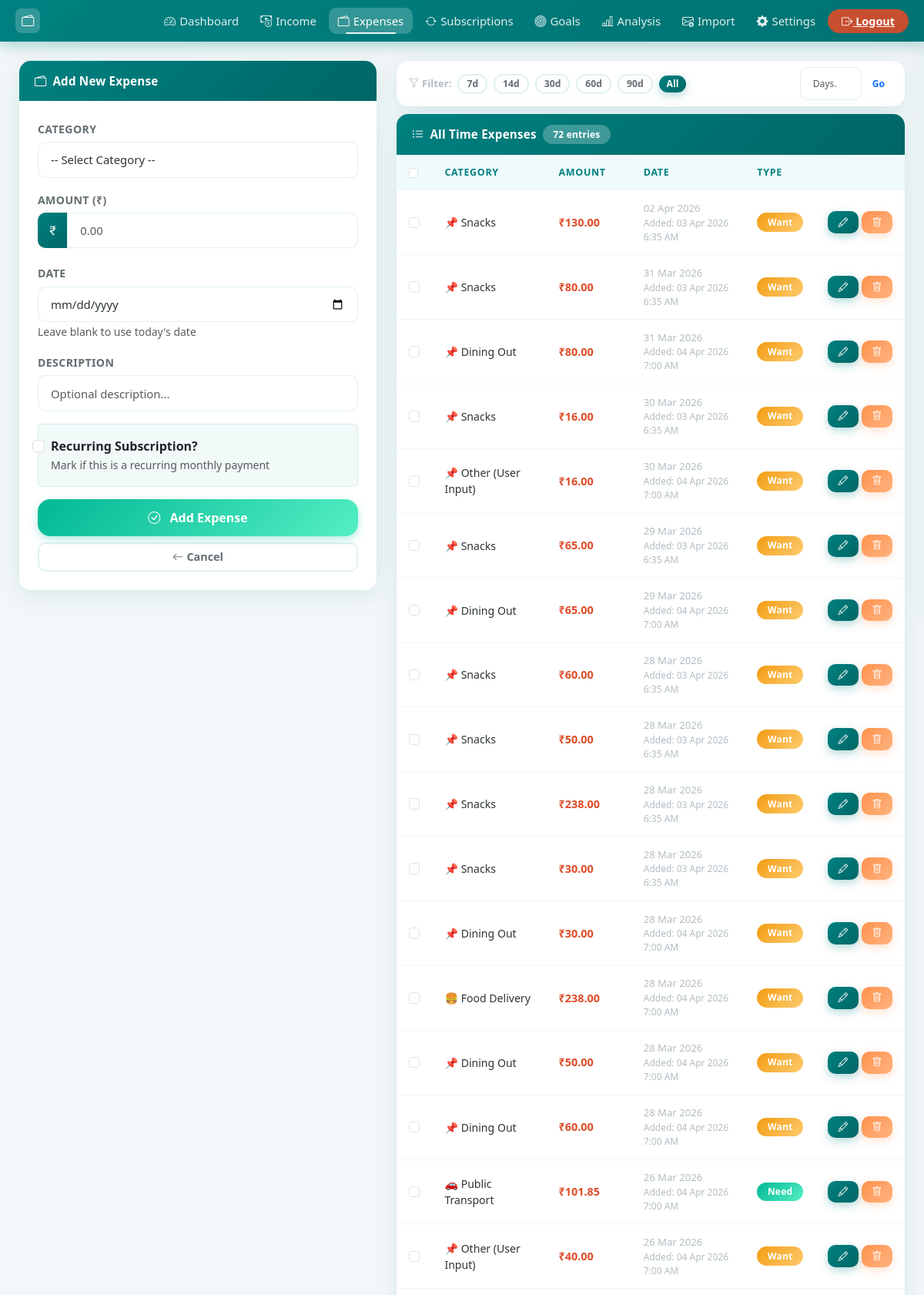
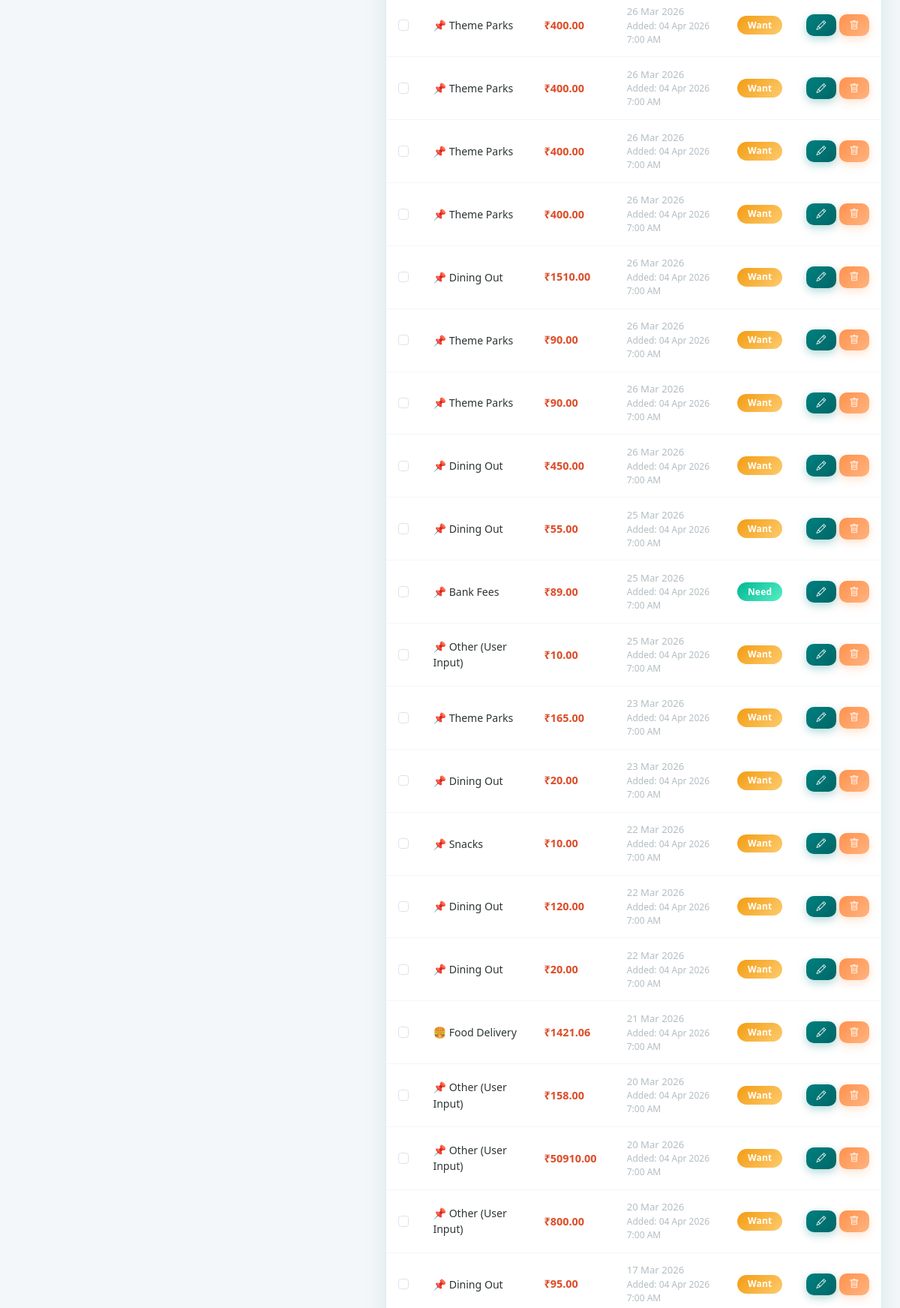
The page /add_expense (signed in, upper part) on the database its author committed (2 pictures, top to bottom).
### models.py (models this page shows)
class Expense(db.Model):
    id = db.Column(db.Integer, primary_key=True)
    user_id = db.Column(db.Integer, db.ForeignKey("user.id"), nullable=False)
    category = db.Column(db.String(100), nullable=False)
    amount = db.Column(db.Float, nullable=False)
    date = db.Column(db.DateTime, default=_now)
    created_at = db.Column(db.DateTime, default=_now)
    description = db.Column(db.String(200))
    is_essential = db.Column(db.Boolean, default=False)
    is_subscription = db.Column(db.Boolean, default=False)
    sub_start_date = db.Column(db.DateTime, nullable=True)
    sub_end_date = db.Column(db.DateTime, nullable=True)
    sub_expired_notified = db.Column(db.Boolean, default=False)

### app.py (the view, shortened to what this page needs)
@app.route("/add_expense", methods=["GET", "POST"])
@login_required
def add_expense():
    form = ExpenseForm()
    form.main_category.choices = [("", "-- Select Category --")] + [
        (cat, cat) for cat in expense_categories.keys()
    ]
    if request.method == "POST":
        if form.validate_on_submit():
            if (
                form.sub_category.data == "Other (User Input)"
                and form.custom_category.data
            ):
                category = form.custom_category.data
            else:
                category = form.sub_category.data
            is_essential = classify_essential(
                form.main_category.data,
                form.sub_category.data,
                form.custom_category.data,
            )
            exp_date = datetime.now(timezone.utc).replace(tzinfo=None)
            if form.date.data:
                exp_date = datetime.combine(form.date.data, datetime.min.time())
            sub_start = None
            sub_end = None
            if form.is_subscription.data:
                if form.sub_start_date.data:
                    sub_start = datetime.combine(
                        form.sub_start_date.data, datetime.min.time()
                    )
                if form.sub_end_date.data:
                    sub_end = datetime.combine(
                        form.sub_end_date.data, datetime.min.time()
                    )
            expense = Expense(
                user_id=current_user.id,
                category=category,
                amount=form.amount.data,
                date=exp_date,
                description=form.description.data,
                is_essential=is_essential,
                is_subscription=form.is_subscription.data,
                sub_start_date=sub_start,
                sub_end_date=sub_end,
            )
            db.session.add(expense)
            db.session.commit()
            flash("Expense added successfully!", "success")
            return redirect(url_for("dashboard"))
        else:
            flash("Please check the form and try again.", "danger")
    else:
        form.sub_category.choices = [("", "-- Select Sub Category First --")]
    try:
        exp_filter_days = int(request.args.get("days", 0))
        if exp_filter_days <= 0:
            exp_filter_days = None
    except (ValueError, TypeError):
        exp_filter_days = None
    expense_query = Expense.query.filter_by(user_id=current_user.id)
    if exp_filter_days:
        since = datetime.now(timezone.utc).replace(tzinfo=None) - timedelta(
            days=exp_filter_days
        )
        expense_query = expense_query.filter(Expense.date >= since)
        exp_filter_label = (
            f"Last {exp_filter_days} day{'s' if exp_filter_days != 1 else ''}"
        )
    else:
        exp_filter_label = "All Time"
    expenses = expense_query.order_by(Expense.date.desc()).all()
    return render_template(
        "add_expense.html",
        form=form,
        edit=False,
        expenses=expenses,
        exp_filter_days=exp_filter_days,
        exp_filter_label=exp_filter_label,
        expense_categories=expense_categories,
    )

### templates/add_expense.html (shortened to what this page needs)
{% extends "base.html" %}
{% block content %}
{% set uncategorized = expenses | selectattr('category', 'equalto', 'Uncategorized') | list %}
<div class="row g-4">
  <div class="col-lg-5">
    <div class="card reveal">
      <div class="card-header">
        <i class="bi bi-{% if edit %}pencil{% else %}wallet2{% endif %}"></i>
        {% if edit %}Edit Expense{% else %}Add New Expense{% endif %}
      </div>
      <div class="card-body p-4">
        <form method="POST" id="expenseForm">
          <div class="mb-3">
            {{ form.main_category.label(class="form-label") }}
            {{ form.main_category(class="form-select", id="mainCategory") }}
          </div>
          <div class="mb-3">
            {{ form.amount.label(class="form-label") }}
            <div class="input-group">
              <span class="input-group-text"><i class="bi bi-currency-rupee"></i></span>
              {{ form.amount(class="form-control", type="number", step="0.01", placeholder="0.00", id="expense_amount")
              }}
            </div>
          </div>
          <div class="mb-3">
            {{ form.date.label(class="form-label") }}
            {{ form.date(class="form-control") }}
            <small class="text-muted">Leave blank to use today's date</small>
          </div>
          <div class="mb-3">
            {{ form.description.label(class="form-label") }}
            {{ form.description(class="form-control", rows="2", placeholder="Optional description...") }}
          </div>
          <div class="mb-3">
            <div class="form-check p-3 rounded"
              style="background:rgba(0, 128, 128,0.05);border:1.5px solid var(--border-color);">
              {{ form.is_subscription(class="form-check-input", id="isSubscription") }}
              {{ form.is_subscription.label(class="form-check-label fw-semibold") }}
              <div><small class="text-muted">Mark if this is a recurring monthly payment</small></div>
            </div>
          </div>
          <div class="d-grid gap-2">
            <button type="submit" class="btn btn-success btn-lg">
              <i class="bi bi-check-circle me-2"></i>
              {% if edit %}Update Expense{% else %}Add Expense{% endif %}
            </button>
            <a href="{{ url_for('add_expense') }}" class="btn btn-outline-secondary">
              <i class="bi bi-arrow-left me-1"></i>Cancel
            </a>
          </div>
        </form>
      </div>
    </div>
  </div>
  <div class="col-lg-7">
    <div class="card mb-2">
      <div class="card-body py-2 px-3">
        <div class="d-flex align-items-center gap-2 flex-wrap">
          <span class="fw-semibold" style="font-size:0.82rem;color:var(--text-muted);white-space:nowrap;">
            <i class="bi bi-funnel me-1"></i>Filter:
          </span>
          {% set _fd = exp_filter_days | default(none) %}
          {% for preset in [7, 14, 30, 60, 90] %}
          <a href="{{ url_for('add_expense', days=preset) }}"
            class="btn btn-sm rounded-pill {% if _fd == preset %}btn-primary{% else %}btn-outline-secondary{% endif %}"
            style="font-size:0.76rem;padding:2px 10px;">
            {{ preset }}d
          </a>
          {% endfor %}
          <a href="{{ url_for('add_expense') }}"
            class="btn btn-sm rounded-pill {% if not _fd %}btn-primary{% else %}btn-outline-secondary{% endif %}"
            style="font-size:0.76rem;padding:2px 10px;">
            All
          </a>
          <form method="get" action="{{ url_for('add_expense') }}" class="d-flex align-items-center gap-1 ms-auto">
            <input type="number" name="days" min="1" max="365" value="{{ exp_filter_days or '' }}" placeholder="Days…"
              class="form-control form-control-sm" style="width:80px;font-size:0.76rem;">
            <button type="submit" class="btn btn-sm btn-outline-primary rounded-pill"
              style="font-size:0.76rem;padding:2px 10px;">Go</button>
          </form>
        </div>
      </div>
    </div>
    <div class="card">
      <div class="card-header d-flex align-items-center gap-2 flex-wrap">
        <i class="bi bi-list-ul"></i> {{ exp_filter_label | default('All Time') }} Expenses
        <span class="badge" style="background:rgba(255,255,255,0.25);">{{ expenses|length }} entries</span>
        {% set uncategorized_count = expenses | selectattr('category', 'equalto', 'Uncategorized') | list | length %}
      </div>
      <div class="card-body p-0">
        {% if expenses %}
        <div class="table-responsive">
          <table class="table table-hover mb-0" id="expenseTable">
            <thead>
              <tr>
                <th style="width:36px;">
                  <input type="checkbox" id="expSelectAll" class="form-check-input" title="Select all">
                </th>
                <th>Category</th>
                <th>Amount</th>
                <th>Date</th>
                <th>Type</th>
                <th></th>
              </tr>
            </thead>
            <tbody>
              {% for exp in expenses %}
              <tr >
                <td>
                  <input type="checkbox" class="form-check-input exp-row-check" value="{{ exp.id }}">
                </td>
                <td style="font-size:0.88rem;">
                  {% if exp.category == 'Uncategorized' %}
                  <span class="badge badge-uncategorized" style="background:rgba(253,203,110,0.25);font-size:0.78rem;">
                    <i class="bi bi-envelope-arrow-down me-1"></i>Uncategorized
                  </span>
                  {% else %}
                  {% if 'rent' in exp.category.lower() or 'mortgage' in exp.category.lower() %}🏠
                  {% elif 'food' in exp.category.lower() or 'groceries' in exp.category.lower() %}🍔
                  {% elif 'transport' in exp.category.lower() %}🚗
                  {% elif 'health' in exp.category.lower() %}🏥
                  {% elif 'entertainment' in exp.category.lower() %}🎮
                  {% else %}📌{% endif %}
                  {{ exp.category }}
                  {% endif %}
                </td>
                <td><strong class="text-danger">₹{{ "%.2f"|format(exp.amount) }}</strong></td>
                <td>
                  <div style="font-size:0.82rem;color:var(--text-muted);">{{ exp.date.strftime('%d %b %Y') }}</div>
                  {% if exp.created_at %}
                  <div style="font-size:0.75rem;color:var(--text-muted);">
                    Added: <span class="local-time"
                      data-utc="{{ exp.created_at.strftime('%Y-%m-%dT%H:%M:%SZ') }}"></span>
                  </div>
                  {% endif %}
                </td>
                <td>
                  {% if exp.category == 'Uncategorized' %}
                  <span class="badge badge-uncategorized" style="background:rgba(253,203,110,0.2);">Pending</span>
                  {% else %}
                  <span class="badge {% if exp.is_essential %}bg-success{% else %}bg-warning{% endif %}">
                    {% if exp.is_essential %}Need{% else %}Want{% endif %}
                  </span>
                  {% endif %}
                </td>
                <td>
                  <div class="d-flex gap-1">
                    <a href="{{ url_for('edit_expense', id=exp.id) }}"
                      class="btn btn-sm {% if exp.category == 'Uncategorized' %}btn-warning{% else %}btn-primary{% endif %}"
                      {% if exp.category=='Uncategorized' %}title="Categorise this expense" {% endif %}>
                      <i class="bi bi-{% if exp.category == 'Uncategorized' %}tag{% else %}pencil{% endif %}"></i>
                    </a>
                    <a href="{{ url_for('delete_expense', id=exp.id) }}" class="btn btn-danger btn-sm"
                      onclick="return confirm('Delete this expense?')">
                      <i class="bi bi-trash"></i>
                    </a>
                  </div>
                </td>
              </tr>
              {% endfor %}
            </tbody>
          </table>
        </div>
        {% else %}
        <div class="text-center py-5 text-muted">
          <i class="bi bi-wallet2" style="font-size:2.5rem;opacity:0.3;"></i>
          <p class="mt-2 mb-0">No expenses yet. Add your first one!</p>
        </div>
        {% endif %}
      </div>
    </div>
  </div>
</div>
{% endblock %}

### rows shown on the page
Expense: category "Snacks", amount "130.00", date "02 Apr 2026", is_essential "Want"
Expense: category "Snacks", amount "80.00", date "31 Mar 2026", is_essential "Want"
Expense: category "Dining Out", amount "80.00", date "31 Mar 2026", is_essential "Want"
Expense: category "Snacks", amount "16.00", date "30 Mar 2026", is_essential "Want"
Expense: category "Other (User Input)", amount "16.00", date "30 Mar 2026", is_essential "Want"
Expense: category "Snacks", amount "65.00", date "29 Mar 2026", is_essential "Want"
Expense: category "Dining Out", amount "65.00", date "29 Mar 2026", is_essential "Want"
Expense: category "Snacks", amount "60.00", date "28 Mar 2026", is_essential "Want"
Expense: category "Snacks", amount "50.00", date "28 Mar 2026", is_essential "Want"
Expense: category "Snacks", amount "238.00", date "28 Mar 2026", is_essential "Want"
Expense: category "Snacks", amount "30.00", date "28 Mar 2026", is_essential "Want"
Expense: category "Dining Out", amount "30.00", date "28 Mar 2026", is_essential "Want"
Expense: category "Food Delivery", amount "238.00", date "28 Mar 2026", is_essential "Want"
Expense: category "Dining Out", amount "50.00", date "28 Mar 2026", is_essential "Want"
Expense: category "Dining Out", amount "60.00", date "28 Mar 2026", is_essential "Want"
Expense: category "Public Transport", amount "101.85", date "26 Mar 2026", is_essential "Need"
Expense: category "Other (User Input)", amount "40.00", date "26 Mar 2026", is_essential "Want"
Expense: category "Theme Parks", amount "400.00", date "26 Mar 2026", is_essential "Want"
Expense: category "Theme Parks", amount "400.00", date "26 Mar 2026", is_essential "Want"
Expense: category "Theme Parks", amount "400.00", date "26 Mar 2026", is_essential "Want"
Expense: category "Theme Parks", amount "400.00", date "26 Mar 2026", is_essential "Want"
Expense: category "Dining Out", amount "1510.00", date "26 Mar 2026", is_essential "Want"
Expense: category "Theme Parks", amount "90.00", date "26 Mar 2026", is_essential "Want"
Expense: category "Theme Parks", amount "90.00", date "26 Mar 2026", is_essential "Want"
Expense: category "Dining Out", amount "450.00", date "26 Mar 2026", is_essential "Want"
Expense: category "Dining Out", amount "55.00", date "25 Mar 2026", is_essential "Want"
Expense: category "Bank Fees", amount "89.00", date "25 Mar 2026", is_essential "Need"
Expense: category "Other (User Input)", amount "10.00", date "25 Mar 2026", is_essential "Want"
Expense: category "Theme Parks", amount "165.00", date "23 Mar 2026", is_essential "Want"
Expense: category "Dining Out", amount "20.00", date "23 Mar 2026", is_essential "Want"
Expense: category "Snacks", amount "10.00", date "22 Mar 2026", is_essential "Want"
Expense: category "Dining Out", amount "120.00", date "22 Mar 2026", is_essential "Want"
Expense: category "Dining Out", amount "20.00", date "22 Mar 2026", is_essential "Want"
Expense: category "Food Delivery", amount "1421.06", date "21 Mar 2026", is_essential "Want"
Expense: category "Other (User Input)", amount "158.00", date "20 Mar 2026", is_essential "Want"
Expense: category "Other (User Input)", amount "50910.00", date "20 Mar 2026", is_essential "Want"
Expense: category "Other (User Input)", amount "800.00", date "20 Mar 2026", is_essential "Want"
Expense: category "Dining Out", amount "95.00", date "17 Mar 2026", is_essential "Want"

### other values the page prints
{{ preset }} "7" "14" "30" "60" "90"
{{ exp_filter_label | default('All Time') }} "All Time"
{{ expenses|length }} "72"
